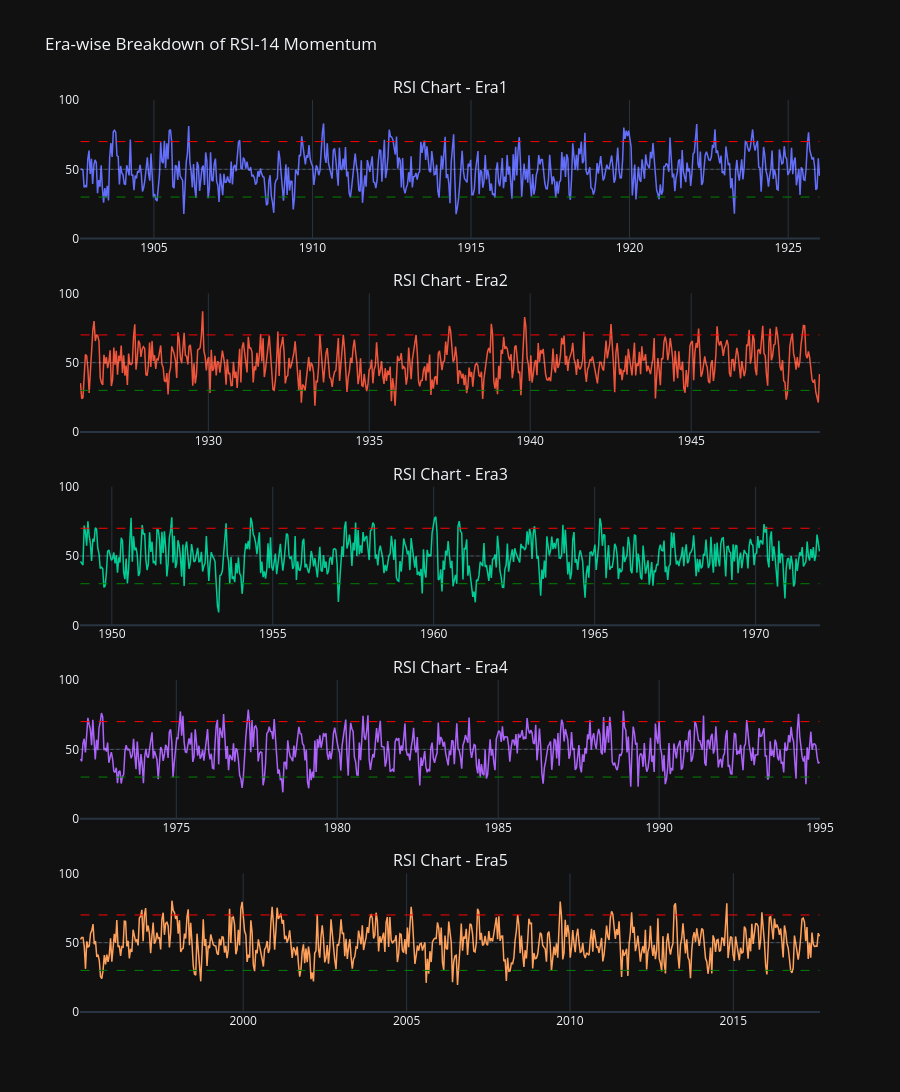

Notebook code cell kept with this figure:
### Code cell
import plotly.graph_objects as go
from plotly.subplots import make_subplots


sampled_df = df.iloc[::10].copy()


fig = make_subplots(
    rows=5, cols=1, 
    shared_xaxes=False, 
    vertical_spacing=0.06, 
    subplot_titles=[f"RSI Chart - {era}" for era in sampled_df['Era'].unique()]
)


for i, era_name in enumerate(sampled_df['Era'].unique(), 1):
    era_df = sampled_df[sampled_df['Era'] == era_name]
    
    # RSI की लाइन जोड़ना
    fig.add_trace(
        go.Scatter(
            x=era_df['Date'], 
            y=era_df['RSI_14'],
            mode='lines',
            name=f'{era_name} RSI',
            line=dict(width=1.5)
        ),
        row=i, col=1
    )
    
    
    fig.add_shape(type="line", x0=era_df['Date'].min(), x1=era_df['Date'].max(), y0=70, y1=70,
                  line=dict(color="red", width=1, dash="dash"), row=i, col=1)
    fig.add_shape(type="line", x0=era_df['Date'].min(), x1=era_df['Date'].max(), y0=30, y1=30,
                  line=dict(color="green", width=1, dash="dash"), row=i, col=1)
    fig.add_shape(type="line", x0=era_df['Date'].min(), x1=era_df['Date'].max(), y0=50, y1=50,
                  line=dict(color="rgba(255,255,255,0.2)", width=1, dash="dot"), row=i, col=1)


fig.update_layout(
    height=1200, 
    title_text="Era-wise Breakdown of RSI-14 Momentum",
    template='plotly_dark',
    showlegend=False 
)


fig.update_yaxes(range=[0, 100])

fig.show()

### Figure 1 — Plotly figure (JSON) as saved in the notebook; plotly's stock layout.template omitted (floating-point values rounded to 4 significant figures; data arrays with more than 128 entries replaced by an {"elided": "..."} marker saying what was removed)
{"data": [{"line": {"width": 1.5}, "mode": "lines", "name": "Era1 RSI", "type": "scatter", "x": {"elided": "609 str values"}, "xaxis": "x", "y": {"elided": "609 float values"}, "yaxis": "y"}, {"line": {"width": 1.5}, "mode": "lines", "name": "Era2 RSI", "type": "scatter", "x": {"elided": "600 str values"}, "xaxis": "x2", "y": {"elided": "600 float values"}, "yaxis": "y2"}, {"line": {"width": 1.5}, "mode": "lines", "name": "Era3 RSI", "type": "scatter", "x": {"elided": "600 str values"}, "xaxis": "x3", "y": {"elided": "600 float values"}, "yaxis": "y3"}, {"line": {"width": 1.5}, "mode": "lines", "name": "Era4 RSI", "type": "scatter", "x": {"elided": "600 str values"}, "xaxis": "x4", "y": {"elided": "600 float values"}, "yaxis": "y4"}, {"line": {"width": 1.5}, "mode": "lines", "name": "Era5 RSI", "type": "scatter", "x": {"elided": "591 str values"}, "xaxis": "x5", "y": {"elided": "591 float values"}, "yaxis": "y5"}], "layout": {"annotations": [{"font": {"size": 16}, "showarrow": false, "text": "RSI Chart - Era1", "x": 0.5, "xanchor": "center", "xref": "paper", "y": 1, "yanchor": "bottom", "yref": "paper"}, {"font": {"size": 16}, "showarrow": false, "text": "RSI Chart - Era2", "x": 0.5, "xanchor": "center", "xref": "paper", "y": 0.788, "yanchor": "bottom", "yref": "paper"}, {"font": {"size": 16}, "showarrow": false, "text": "RSI Chart - Era3", "x": 0.5, "xanchor": "center", "xref": "paper", "y": 0.576, "yanchor": "bottom", "yref": "paper"}, {"font": {"size": 16}, "showarrow": false, "text": "RSI Chart - Era4", "x": 0.5, "xanchor": "center", "xref": "paper", "y": 0.364, "yanchor": "bottom", "yref": "paper"}, {"font": {"size": 16}, "showarrow": false, "text": "RSI Chart - Era5", "x": 0.5, "xanchor": "center", "xref": "paper", "y": 0.152, "yanchor": "bottom", "yref": "paper"}], "height": 1200, "shapes": [{"line": {"color": "red", "dash": "dash", "width": 1}, "type": "line", "x0": "1902-09-08T00:00:00", "x1": "1925-12-28T00:00:00", "xref": "x", "y0": 70, "y1": 70, "yref": "y"}, {"line": {"color": "green", "dash": "dash", "width": 1}, "type": "line", "x0": "1902-09-08T00:00:00", "x1": "1925-12-28T00:00:00", "xref": "x", "y0": 30, "y1": 30, "yref": "y"}, {"line": {"color": "rgba(255,255,255,0.2)", "dash": "dot", "width": 1}, "type": "line", "x0": "1902-09-08T00:00:00", "x1": "1925-12-28T00:00:00", "xref": "x", "y0": 50, "y1": 50, "yref": "y"}, {"line": {"color": "red", "dash": "dash", "width": 1}, "type": "line", "x0": "1926-01-11T00:00:00", "x1": "1948-12-27T00:00:00", "xref": "x2", "y0": 70, "y1": 70, "yref": "y2"}, {"line": {"color": "green", "dash": "dash", "width": 1}, "type": "line", "x0": "1926-01-11T00:00:00", "x1": "1948-12-27T00:00:00", "xref": "x2", "y0": 30, "y1": 30, "yref": "y2"}, {"line": {"color": "rgba(255,255,255,0.2)", "dash": "dot", "width": 1}, "type": "line", "x0": "1926-01-11T00:00:00", "x1": "1948-12-27T00:00:00", "xref": "x2", "y0": 50, "y1": 50, "yref": "y2"}, {"line": {"color": "red", "dash": "dash", "width": 1}, "type": "line", "x0": "1949-01-10T00:00:00", "x1": "1971-12-27T00:00:00", "xref": "x3", "y0": 70, "y1": 70, "yref": "y3"}, {"line": {"color": "green", "dash": "dash", "width": 1}, "type": "line", "x0": "1949-01-10T00:00:00", "x1": "1971-12-27T00:00:00", "xref": "x3", "y0": 30, "y1": 30, "yref": "y3"}, {"line": {"color": "rgba(255,255,255,0.2)", "dash": "dot", "width": 1}, "type": "line", "x0": "1949-01-10T00:00:00", "x1": "1971-12-27T00:00:00", "xref": "x3", "y0": 50, "y1": 50, "yref": "y3"}, {"line": {"color": "red", "dash": "dash", "width": 1}, "type": "line", "x0": "1972-01-10T00:00:00", "x1": "1994-12-26T00:00:00", "xref": "x4", "y0": 70, "y1": 70, "yref": "y4"}, {"line": {"color": "green", "dash": "dash", "width": 1}, "type": "line", "x0": "1972-01-10T00:00:00", "x1": "1994-12-26T00:00:00", "xref": "x4", "y0": 30, "y1": 30, "yref": "y4"}, {"line": {"color": "rgba(255,255,255,0.2)", "dash": "dot", "width": 1}, "type": "line", "x0": "1972-01-10T00:00:00", "x1": "1994-12-26T00:00:00", "xref": "x4", "y0": 50, "y1": 50, "yref": "y4"}, {"line": {"color": "red", "dash": "dash", "width": 1}, "type": "line", "x0": "1995-01-09T00:00:00", "x1": "2017-08-21T00:00:00", "xref": "x5", "y0": 70, "y1": 70, "yref": "y5"}, {"line": {"color": "green", "dash": "dash", "width": 1}, "type": "line", "x0": "1995-01-09T00:00:00", "x1": "2017-08-21T00:00:00", "xref": "x5", "y0": 30, "y1": 30, "yref": "y5"}, {"line": {"color": "rgba(255,255,255,0.2)", "dash": "dot", "width": 1}, "type": "line", "x0": "1995-01-09T00:00:00", "x1": "2017-08-21T00:00:00", "xref": "x5", "y0": 50, "y1": 50, "yref": "y5"}], "showlegend": false, "title": {"text": "Era-wise Breakdown of RSI-14 Momentum"}, "xaxis": {"anchor": "y", "domain": [0, 1]}, "xaxis2": {"anchor": "y2", "domain": [0, 1]}, "xaxis3": {"anchor": "y3", "domain": [0, 1]}, "xaxis4": {"anchor": "y4", "domain": [0, 1]}, "xaxis5": {"anchor": "y5", "domain": [0, 1]}, "yaxis": {"anchor": "x", "domain": [0.848, 1], "range": [0, 100]}, "yaxis2": {"anchor": "x2", "domain": [0.636, 0.788], "range": [0, 100]}, "yaxis3": {"anchor": "x3", "domain": [0.424, 0.576], "range": [0, 100]}, "yaxis4": {"anchor": "x4", "domain": [0.212, 0.364], "range": [0, 100]}, "yaxis5": {"anchor": "x5", "domain": [0, 0.152], "range": [0, 100]}}}
